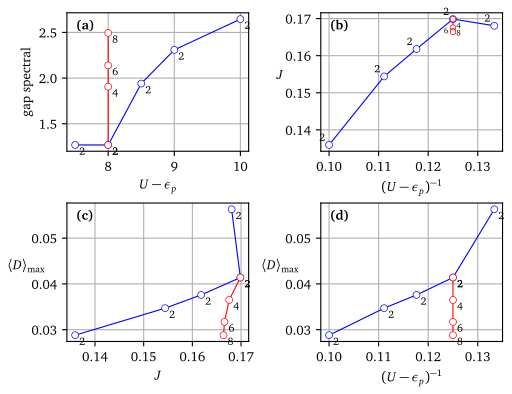

This chart was generated by the following Python code:
import numpy as np
import os
import sys
import matplotlib.pyplot as plt

plt.rc('text', usetex=True)
plt.rc('font', family='serif')
plt.rcParams['text.latex.preamble'] = r'\usepackage[charter]{mathdesign}'

fig,ax = plt.subplots(2,2)
plt.gcf().set_size_inches(13/2.54, 10/2.54)

X = np.genfromtxt('BSCO/J.tsv', names=True, dtype=None, encoding='utf8')

Np = X['U'].shape[0]
ms = 5
lw = 0.8
#-------------------------------------------------------------------
AX = ax[0,0]
plt.sca(AX)
x = X['U']-X['e']
y = X['gap_spectral']
plt.plot(x[0:5], y[0:5], 'o-', ms=ms, mew=0.5, c='b', mec='b', mfc='w', lw=lw)
plt.plot(x[5:9], y[5:9], 'o-', ms=ms, mew=0.5, c='r', mec='r', mfc='w', lw=lw)
for i in range(Np):
	plt.annotate('{:d}'.format(X['e'][i]), (x[i], y[i]), xytext=(5,-5), textcoords='offset points', fontsize=8, ha='center', va='center')
plt.xlabel('$U-\epsilon_p$')
plt.ylabel('gap spectral')
plt.text(0.05,0.88, '$\\textbf{(a)}$', transform=AX.transAxes)
plt.grid()

#-------------------------------------------------------------------
AX = ax[0,1]
plt.sca(AX)

x = 1/(X['U']-X['e'])
y = X['J']
plt.plot(x[0:5], y[0:5], 'o-', ms=ms, mew=0.5, c='b', mec='b', mfc='w', lw=lw)
plt.plot(x[5:9], y[5:9], 'o-', ms=ms-1, mew=0.5, c='r', mec='r', mfc='w', lw=lw)
for i in range(5):
	A = plt.annotate('{:d}'.format(X['e'][i]), (x[i], y[i]), xytext=(-5,5), textcoords='offset points', fontsize=8, ha='center', va='center')
xy= [(4,1),(-5,0),(4,-1)]
for i in range(6,9):
	A = plt.annotate('{:d}'.format(X['e'][i]), (x[i], y[i]), xytext=xy[i-6], textcoords='offset points', fontsize=6, ha='center', va='center')
plt.xlabel('$(U-\epsilon_p)^{-1}$')
plt.ylabel('$J$', rotation=0)
plt.text(0.05,0.88, '$\\textbf{(b)}$', transform=AX.transAxes)
plt.grid()

#-------------------------------------------------------------------
AX = ax[1,0]
plt.sca(AX)

x = X['J']
y = X['Dmax']
plt.plot(x[0:5], y[0:5], 'o-', ms=ms, mew=0.5, c='b', mec='b', mfc='w', lw=lw)
plt.plot(x[5:9], y[5:9], 'o-', ms=ms, mew=0.5, c='r', mec='r', mfc='w', lw=lw)
for i in range(Np):
	plt.annotate('{:d}'.format(X['e'][i]), (x[i], y[i]), xytext=(5,-5), textcoords='offset points', fontsize=8, ha='center', va='center')
plt.xlabel('$J$')
plt.ylabel(r"""$\langle D\rangle_{\rm max}$""", rotation=0)
plt.xlim(0.165,0.171)
plt.ylim(0.025,0.043)
plt.text(0.05,0.88, '$\\textbf{(c)}$', transform=AX.transAxes)
plt.grid()

#-------------------------------------------------------------------
AX = ax[1,1]
plt.sca(AX)

x = 1/(X['U']-X['e'])
y = X['Dmax']
plt.plot(x[0:5], y[0:5], 'o-', ms=ms, mew=0.5, c='b', mec='b', mfc='w', lw=lw)
plt.plot(x[5:9], y[5:9], 'o-', ms=ms, mew=0.5, c='r', mec='r', mfc='w', lw=lw)
for i in range(Np):
	plt.annotate('{:d}'.format(X['e'][i]), (x[i], y[i]), xytext=(5,-5), textcoords='offset points', fontsize=8, ha='center', va='center')
plt.xlabel('$(U-\epsilon_p)^{-1}$')
plt.ylabel(r"""$\langle D\rangle_{\rm max}$""", rotation=0)
plt.grid()
plt.text(0.05,0.88, '$\\textbf{(d)}$', transform=AX.transAxes)

plt.tight_layout(pad=0.5)
plt.show()
# plt.savefig(__file__[:-3]+".pdf")
